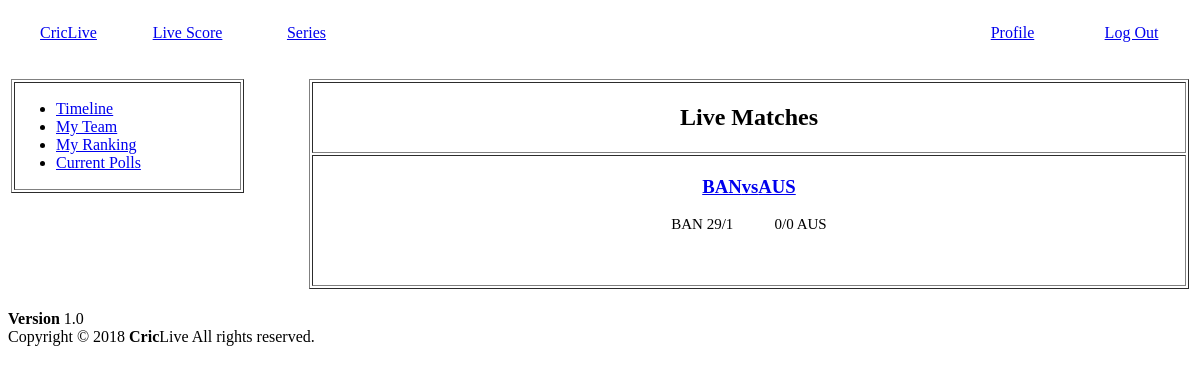
Page /user/viewScore.php (signed in) on the earlier database version.
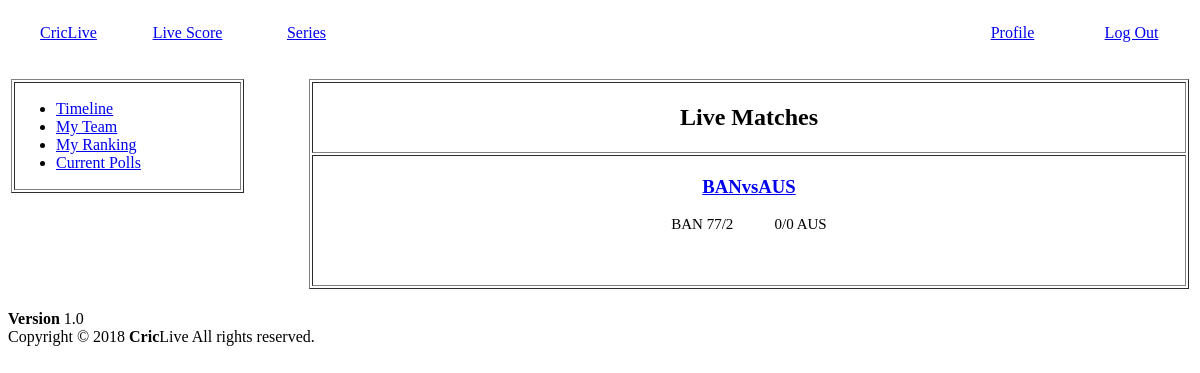
Same page on the later database version.
### tables this page shows
CREATE TABLE `play` (
  `match_id` varchar(100) NOT NULL,
  `team1` varchar(10) NOT NULL,
  `team2` varchar(10) NOT NULL,
  `status` varchar(10) NOT NULL,
  `innings` int(10) NOT NULL
);

CREATE TABLE `batting` (
  `id` varchar(100) NOT NULL,
  `player1` varchar(10) NOT NULL,
  `player2` varchar(10) NOT NULL,
  `player3` varchar(10) NOT NULL,
  `player4` varchar(10) NOT NULL,
  `player5` varchar(10) NOT NULL,
  `player6` varchar(10) NOT NULL,
  `player7` varchar(10) NOT NULL,
  `player8` varchar(10) NOT NULL,
  `player9` varchar(10) NOT NULL,
  `player10` varchar(10) NOT NULL,
  `player11` varchar(10) NOT NULL,
  `score` int(100) NOT NULL,
  `wicket` int(10) NOT NULL,
  `extra` int(10) NOT NULL,
  `over` varchar(10) NOT NULL,
  `batsman1` varchar(10) NOT NULL,
  `batsman2` varchar(10) NOT NULL
);

### user/viewScore.php (the view, shortened to what this page needs)
<!DOCTYPE html>
<html>
<head>
</head>
<body>
    <table width="100%" style="color:green;" height="50px">
        <tr >
            <td width="10%"><a href="user.php"><center>CricLive</center></a></td>
            <td width="10%" style="color:green;"><a href="viewScore.php"><center>Live Score</center></a></td>
            <td width="10%"><a href="#"><center>Series</center></a></td>
            <td width="50%"></td>
            <td width="10%"><a href="profile.php"><center>Profile</center></a></td>
            <td width="10%"><a href="logout.php"><center>Log Out</center></a></td>
        </tr>
    </table >
    <br/>
    <table width="100%">
        <tr>
            <td  width="20%" valign="top">
                <table  width="100%" border="1">
                    <tr>
                        <center>
                            <td>
                                <ul>
                                <li><a href="user.php">Timeline</a></li>
                                <li><a href="myTeam.php"> My Team</a></li>
                                <li><a href="ranking.php"> My Ranking</a></li>
                                <li><a href="poll.php"> Current Polls </a></li>
                              </ul>
                            </td>
                        </center>
                    </tr>
                </table>
            </td>
            <td  width="5%"></td>
            <td width="75%" valign="top">
                <table  width="100%" border="1">
                    <tr>
                        <th><h2>Live Matches</h2></th>
                    </tr>
                    <?php
                        $conn = mysqli_connect('localhost', 'root', '', 'criclive');
                        $sql= "SELECT * FROM `play` where `status`='live'";
                        $result = mysqli_query($conn, $sql);
                        while($row = mysqli_fetch_assoc($result)){
                            $str1 = 'matches.php?id='.$row['match_id'];
                            $str2 = $row['team1'];
                            $str3 = $row['team2'];
                            $score1 = null;
                            $score2 = null;
                            $sql1= "SELECT * FROM `batting` where `id`='".$row['match_id']."_1'";
                            $result1 = mysqli_query($conn, $sql1);
                            while($row1 = mysqli_fetch_assoc($result1)){
                                $score1 = $row1['score']."/".$row1['wicket'];
                            }
                            $sql2= "SELECT * FROM `batting` where `id`='".$row['match_id']."_2'";
                            $result2 = mysqli_query($conn, $sql2);
                            while($row2 = mysqli_fetch_assoc($result2)){
                                $score2 = $row2['score']."/".$row2['wicket'];
                            }
                        ?>
                        <tr> <td>
                            <a href='<?=$str1?>'><center><h3><?=$str2."vs".$str3?></h3></center></a>
                            <center><p style="font-size:15px;"><?=$str2?> <?=$score1?> &nbsp &nbsp &nbsp &nbsp &nbsp <?=$score2?> <?=$str3?></p></center>
                                <br><br>
                            </td> </tr>
                        <?php
                        }
                    ?>
                </table>
            </td>
        </tr>
    </table>
    <br/>
    <?php include 'footer.php';?>
</body>
</html>

Differences in the rows shown:
changed through a linked row, play "BAN": batting.score+wicket "29/1" → "77/2"
